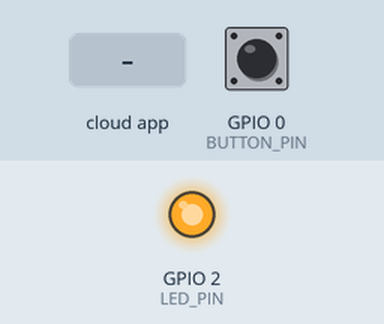
A sketch run on a simulated ESP32. On the bench: output pins drawn as LEDs (lit = HIGH). Dashed ring = blinking. Inputs (shaded band) come from the test bench; at power-on: GPIO 0 (BUTTON_PIN) HIGH. WiFi joins after 1.5 s; servers stay silent unless stated; what the sketch prints to the serial monitor is not drawn.

Above: at 2.7 s.
2.8 s: GPIO 0 (BUTTON_PIN) pulled LOW for 3.2 s
At 3.2 s:
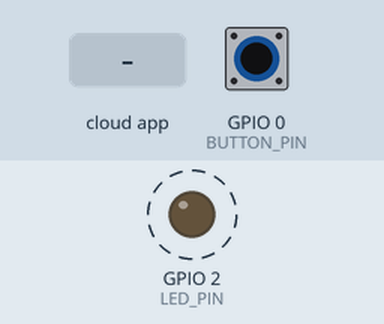
7.5 s: the phone or cloud app sets 67 to 0
At 8.0 s:
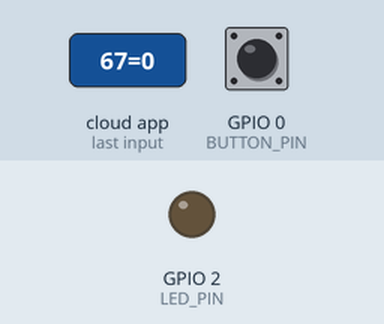
9.0 s: the phone or cloud app sets 67 to 1
At 10.2 s:
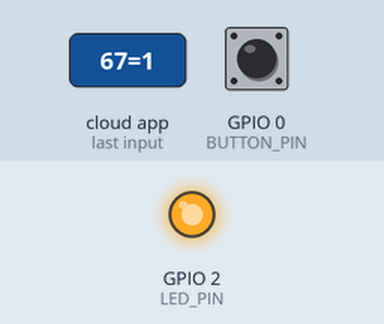
10.5 s: GPIO 0 (BUTTON_PIN) pulled LOW for 0.15 s
At 11.5 s:
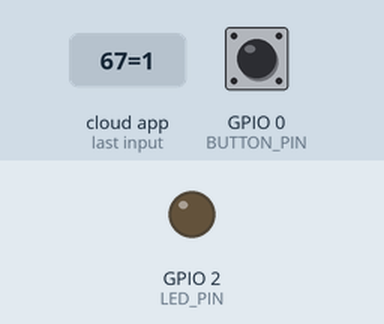
12.1 s: GPIO 0 (BUTTON_PIN) pulled LOW for 1 s
At 12.7 s:
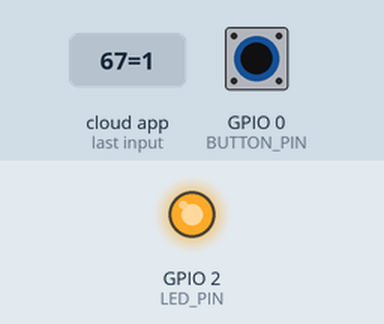
Timing chart, 0 to 15.1 s (numbered marks = the images above; inputs shaded):
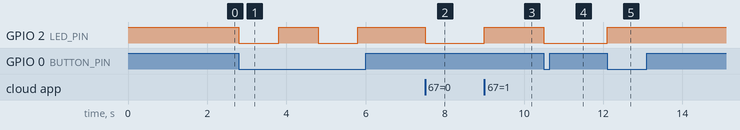

The sketch:

SINRIC_PRO_CODE.ino
```cpp
/*
 * Simple SinricPro Switch Example:
 * - Connects to WiFi and SinricPro server
 * - Controls an LED with a button and SinricPro app
 */

#include <Arduino.h>               // Include core Arduino library
#include <WiFi.h>                  // Include WiFi library for ESP32
#include "SinricPro.h"             // Include SinricPro library for cloud-based IoT control
#include "SinricProSwitch.h"       // Include SinricPro Switch device library

// WiFi and SinricPro credentials
#define WIFI_SSID     " "
#define WIFI_PASS     " "
#define APP_KEY       "2627c705"
#define APP_SECRET    "3f6a77"
#define SWITCH_ID     "67"
#define BAUD_RATE     115200

// Pin definitions
#define BUTTON_PIN 0                         // Define button pin (inverted: LOW = pressed)
#define LED_PIN   2                          // Define LED pin (inverted: LOW = ON)

bool deviceState = false;                    // Boolean to store device power state (on/off)
unsigned long lastPress = 0;                 // Variable to store last button press time

// Callback to handle power state requests from SinricPro
bool onPowerState(const String &deviceId, bool &state) {
  Serial.printf("Device %s turned %s\r\n", deviceId.c_str(), !state ? "on" : "off"); // Print the device ID and new state
  deviceState = !state;                        // Update local device state
  digitalWrite(LED_PIN, deviceState ? LOW : HIGH); // Set LED based on state (LOW = on, HIGH = off)
  return true;                                // Return true to indicate successful handling
}

// Function to check if the button was pressed and send state to SinricPro
void handleButtonPress() {
  unsigned long now = millis();               // Get current time in milliseconds
  if (digitalRead(BUTTON_PIN) == LOW && (now - lastPress > 1000)) {  // If button is pressed and debounce time has passed
    deviceState = !deviceState;               // Toggle device state (on/off)
    digitalWrite(LED_PIN, deviceState ? LOW : HIGH); // Update LED based on new state

    SinricProSwitch& mySwitch = SinricPro[SWITCH_ID]; // Get the SinricPro Switch device by its ID
    if (!mySwitch.sendPowerStateEvent(deviceState)) { // Send updated state to SinricPro server
      Serial.println("Failed to send event");  // Print error if unable to send
    }

    Serial.printf("Device manually turned %s\r\n", deviceState ? "on" : "off"); // Print manual toggle state
    lastPress = now;                         // Update last button press time
  }
}

// Function to connect to WiFi
void setupWiFi() {
  Serial.print("[WiFi] Connecting");          // Print connecting message
  WiFi.begin(WIFI_SSID, WIFI_PASS);           // Begin WiFi connection with SSID and password
  while (WiFi.status() != WL_CONNECTED) {     // Wait until WiFi is connected
    Serial.print(".");                        // Print dots while connecting
    delay(250);                               // Short delay to avoid rapid serial prints
  }
  Serial.printf("Connected! IP: %s\r\n", WiFi.localIP().toString().c_str()); // Print IP address when connected
}

// Function to set up SinricPro connection and events
void setupSinricPro() {
  SinricProSwitch& mySwitch = SinricPro[SWITCH_ID]; // Get the SinricPro Switch device
  mySwitch.onPowerState(onPowerState);             // Set the onPowerState callback for handling power requests
  SinricPro.onConnected([](){ Serial.println("Connected to SinricPro"); });  // Print message when connected to SinricPro
  SinricPro.onDisconnected([](){ Serial.println("Disconnected from SinricPro"); }); // Print message when disconnected
  SinricPro.begin(APP_KEY, APP_SECRET);           // Initialize SinricPro with app key and secret
}

// Main setup function runs once on startup
void setup() {
  pinMode(BUTTON_PIN, INPUT_PULLUP);              // Set button pin as input with pull-up resistor
  pinMode(LED_PIN, OUTPUT);                       // Set LED pin as output
  digitalWrite(LED_PIN, HIGH);                    // Turn off LED initially (inverted logic)

  Serial.begin(BAUD_RATE);                        // Start serial communication at defined baud rate
  setupWiFi();                                    // Call WiFi setup function
  setupSinricPro();                               // Call SinricPro setup function
}

// Main loop function runs continuously
void loop() {
  handleButtonPress();                            // Check if button was pressed and handle if so
  SinricPro.handle();                             // Process SinricPro events
}
```

Measured:
- after the input at 2.8 s, GPIO 2 (LED_PIN): alternates HIGH for 1.0 s and LOW for 1.0 s, starting at once
- after the input at 7.5 s, GPIO 2 (LED_PIN): HIGH → LOW at once
- after the input at 9.0 s, GPIO 2 (LED_PIN): LOW → HIGH at once
- after the input at 10.5 s, GPIO 2 (LED_PIN): HIGH → LOW at once
- after the input at 12.1 s, GPIO 2 (LED_PIN): LOW → HIGH at once
